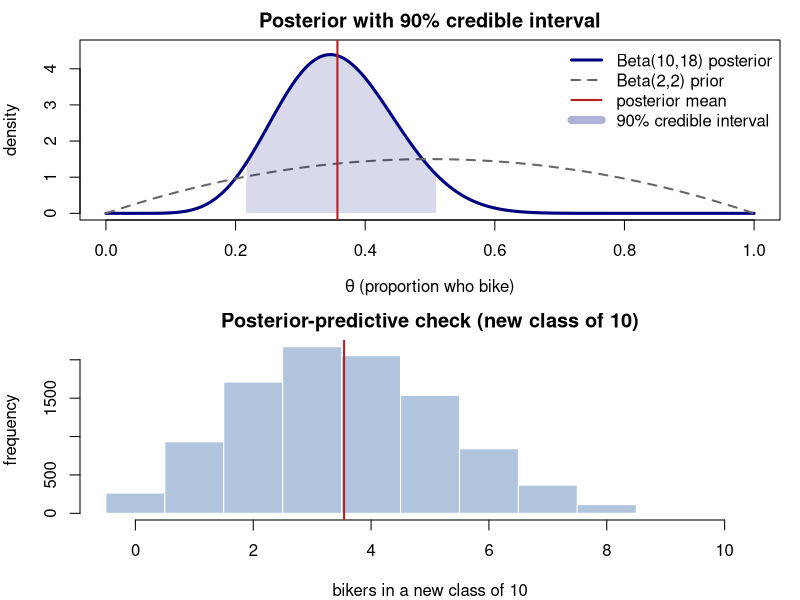

This figure's R source:
## ---- chunk 1
#| label: fig-bike-done
#| fig-cap: "A complete bike-to-campus mini-analysis: the Beta(10,18) posterior with its mean (~0.357) and shaded 90% credible interval, and the posterior-predictive distribution of bikers in a new class of 10."
#| fig-alt: "Two stacked panels. The top panel is a density plot on the proportion axis from 0 to 1: a tall Beta(10,18) posterior curve peaks near 0.35, a dashed low Beta(2,2) prior sits across the middle, a vertical line marks the posterior mean near 0.357, and the region from about 0.23 to 0.50 under the posterior is shaded for the 90 percent credible interval. The bottom panel is a histogram of the number of bikers out of 10 in a new class, centered near 3 to 4 and spread from 0 to about 8."
set.seed(15)

# --- posterior summaries (closed form) ---
ci        <- qbeta(c(0.05, 0.95), 10, 18)   # 90% credible interval
post_mean <- 10 / 28

theta <- seq(0, 1, length.out = 600)
prior <- dbeta(theta, 2, 2)
post  <- dbeta(theta, 10, 18)

par(mfrow = c(2, 1), mar = c(4, 4, 2, 1))

# top panel: prior, posterior, mean, credible interval
plot(theta, post, type = "l", lwd = 3, col = "navy",
     xlab = expression(theta ~ "(proportion who bike)"),
     ylab = "density", main = "Posterior with 90% credible interval",
     ylim = c(0, max(post) * 1.05))
lines(theta, prior, lwd = 2, lty = 2, col = "gray40")
inside <- theta >= ci[1] & theta <= ci[2]
polygon(c(ci[1], theta[inside], ci[2]),
        c(0, post[inside], 0),
        col = rgb(0, 0, 0.5, 0.15), border = NA)
abline(v = post_mean, lwd = 2, col = "firebrick")
legend("topright", bty = "n",
       legend = c("Beta(10,18) posterior", "Beta(2,2) prior",
                  "posterior mean", "90% credible interval"),
       col = c("navy", "gray40", "firebrick", rgb(0, 0, 0.5, 0.3)),
       lwd = c(3, 2, 2, 8), lty = c(1, 2, 1, 1))

# bottom panel: posterior predictive for a new class of 10
draws    <- rbeta(10000, 10, 18)          # posterior draws of theta
new_bike <- rbinom(10000, size = 10, prob = draws)  # predictive counts
hist(new_bike, breaks = -0.5:10.5, col = "lightsteelblue", border = "white",
     xlab = "bikers in a new class of 10", ylab = "frequency",
     main = "Posterior-predictive check (new class of 10)")
abline(v = mean(new_bike), lwd = 2, col = "firebrick")

# print closed-form vs simulated agreement
cat("closed-form mean:", round(post_mean, 3),
    "| simulated mean:", round(mean(draws), 3), "\n")
cat("closed-form 90% CI:", round(ci, 3),
    "| simulated 90% CI:", round(quantile(draws, c(0.05, 0.95)), 3), "\n")
cat("predictive mean bikers /10:", round(mean(new_bike), 2), "\n")
